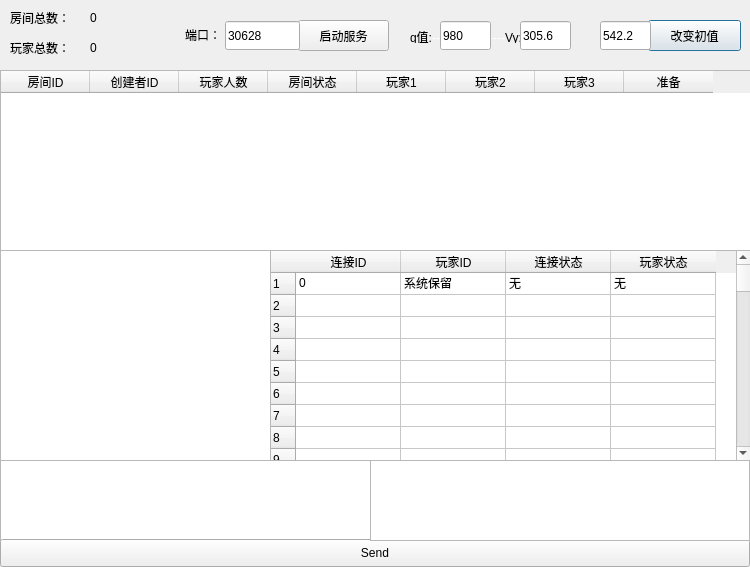
<?xml version="1.0" encoding="UTF-8"?>
<ui version="4.0">
 <class>Server</class>
 <widget class="QDialog" name="Server">
  <property name="geometry">
   <rect>
    <x>0</x>
    <y>0</y>
    <width>750</width>
    <height>567</height>
   </rect>
  </property>
  <property name="windowTitle">
   <string>Server</string>
  </property>
  <widget class="QTextBrowser" name="txtLog">
   <property name="geometry">
    <rect>
     <x>0</x>
     <y>250</y>
     <width>271</width>
     <height>211</height>
    </rect>
   </property>
  </widget>
  <widget class="QTableWidget" name="tableRoom">
   <property name="geometry">
    <rect>
     <x>0</x>
     <y>70</y>
     <width>751</width>
     <height>181</height>
    </rect>
   </property>
   <property name="editTriggers">
    <set>QAbstractItemView::NoEditTriggers</set>
   </property>
   <property name="rowCount">
    <number>0</number>
   </property>
   <property name="columnCount">
    <number>8</number>
   </property>
   <attribute name="horizontalHeaderMinimumSectionSize">
    <number>29</number>
   </attribute>
   <attribute name="horizontalHeaderDefaultSectionSize">
    <number>89</number>
   </attribute>
   <attribute name="verticalHeaderMinimumSectionSize">
    <number>20</number>
   </attribute>
   <attribute name="verticalHeaderDefaultSectionSize">
    <number>28</number>
   </attribute>
   <column>
    <property name="text">
     <string>房间ID</string>
    </property>
   </column>
   <column>
    <property name="text">
     <string>创建者ID</string>
    </property>
   </column>
   <column>
    <property name="text">
     <string>玩家人数</string>
    </property>
   </column>
   <column>
    <property name="text">
     <string>房间状态</string>
    </property>
   </column>
   <column>
    <property name="text">
     <string>玩家1</string>
    </property>
   </column>
   <column>
    <property name="text">
     <string>玩家2</string>
    </property>
   </column>
   <column>
    <property name="text">
     <string>玩家3</string>
    </property>
   </column>
   <column>
    <property name="text">
     <string>准备</string>
    </property>
   </column>
  </widget>
  <widget class="QLabel" name="label">
   <property name="geometry">
    <rect>
     <x>10</x>
     <y>10</y>
     <width>72</width>
     <height>15</height>
    </rect>
   </property>
   <property name="text">
    <string>房间总数：</string>
   </property>
  </widget>
  <widget class="QLabel" name="label_2">
   <property name="geometry">
    <rect>
     <x>10</x>
     <y>40</y>
     <width>72</width>
     <height>15</height>
    </rect>
   </property>
   <property name="text">
    <string>玩家总数：</string>
   </property>
  </widget>
  <widget class="QLabel" name="label_3">
   <property name="geometry">
    <rect>
     <x>90</x>
     <y>10</y>
     <width>72</width>
     <height>15</height>
    </rect>
   </property>
   <property name="text">
    <string>0</string>
   </property>
  </widget>
  <widget class="QLabel" name="label_4">
   <property name="geometry">
    <rect>
     <x>90</x>
     <y>40</y>
     <width>72</width>
     <height>15</height>
    </rect>
   </property>
   <property name="text">
    <string>0</string>
   </property>
  </widget>
  <widget class="QLineEdit" name="lineEdit">
   <property name="geometry">
    <rect>
     <x>440</x>
     <y>21</y>
     <width>51</width>
     <height>29</height>
    </rect>
   </property>
   <property name="text">
    <string>980</string>
   </property>
  </widget>
  <widget class="QPushButton" name="btnChangA">
   <property name="geometry">
    <rect>
     <x>648</x>
     <y>20</y>
     <width>93</width>
     <height>31</height>
    </rect>
   </property>
   <property name="text">
    <string>改变初值</string>
   </property>
  </widget>
  <widget class="QLabel" name="label_5">
   <property name="geometry">
    <rect>
     <x>410</x>
     <y>28</y>
     <width>241</width>
     <height>15</height>
    </rect>
   </property>
   <property name="text">
    <string>&lt;html&gt;&lt;head/&gt;&lt;body&gt;&lt;p&gt;g值:&lt;span style=&quot; color:#ffffff;&quot;&gt;-------&lt;/span&gt;Vx:&lt;span style=&quot; color:#ffffff;&quot;&gt;-------&lt;/span&gt;Vy:&lt;/p&gt;&lt;/body&gt;&lt;/html&gt;</string>
   </property>
  </widget>
  <widget class="QPushButton" name="btnListen">
   <property name="geometry">
    <rect>
     <x>298</x>
     <y>20</y>
     <width>91</width>
     <height>31</height>
    </rect>
   </property>
   <property name="text">
    <string>启动服务</string>
   </property>
  </widget>
  <widget class="QLineEdit" name="txtPort">
   <property name="geometry">
    <rect>
     <x>225</x>
     <y>21</y>
     <width>75</width>
     <height>29</height>
    </rect>
   </property>
   <property name="text">
    <string>30628</string>
   </property>
  </widget>
  <widget class="QPlainTextEdit" name="txtToSend">
   <property name="geometry">
    <rect>
     <x>0</x>
     <y>460</y>
     <width>371</width>
     <height>81</height>
    </rect>
   </property>
  </widget>
  <widget class="QPushButton" name="btnSend">
   <property name="geometry">
    <rect>
     <x>0</x>
     <y>539</y>
     <width>750</width>
     <height>28</height>
    </rect>
   </property>
   <property name="text">
    <string>Send</string>
   </property>
  </widget>
  <widget class="QTextBrowser" name="txtGet">
   <property name="geometry">
    <rect>
     <x>370</x>
     <y>460</y>
     <width>380</width>
     <height>81</height>
    </rect>
   </property>
  </widget>
  <widget class="QTableWidget" name="tablePlayer">
   <property name="geometry">
    <rect>
     <x>270</x>
     <y>250</y>
     <width>481</width>
     <height>211</height>
    </rect>
   </property>
   <property name="editTriggers">
    <set>QAbstractItemView::NoEditTriggers</set>
   </property>
   <property name="textElideMode">
    <enum>Qt::ElideLeft</enum>
   </property>
   <property name="rowCount">
    <number>100</number>
   </property>
   <property name="columnCount">
    <number>4</number>
   </property>
   <attribute name="horizontalHeaderDefaultSectionSize">
    <number>105</number>
   </attribute>
   <attribute name="verticalHeaderMinimumSectionSize">
    <number>22</number>
   </attribute>
   <attribute name="verticalHeaderDefaultSectionSize">
    <number>22</number>
   </attribute>
   <row>
    <property name="text">
     <string>1</string>
    </property>
   </row>
   <row/>
   <row/>
   <row/>
   <row/>
   <row/>
   <row/>
   <row/>
   <row/>
   <row/>
   <row/>
   <row/>
   <row/>
   <row/>
   <row/>
   <row/>
   <row/>
   <row/>
   <row/>
   <row/>
   <row/>
   <row/>
   <row/>
   <row/>
   <row/>
   <row/>
   <row/>
   <row/>
   <row/>
   <row/>
   <row/>
   <row/>
   <row/>
   <row/>
   <row/>
   <row/>
   <row/>
   <row/>
   <row/>
   <row/>
   <row/>
   <row/>
   <row/>
   <row/>
   <row/>
   <row/>
   <row/>
   <row/>
   <row/>
   <row/>
   <row/>
   <row/>
   <row/>
   <row/>
   <row/>
   <row/>
   <row/>
   <row/>
   <row/>
   <row/>
   <row/>
   <row/>
   <row/>
   <row/>
   <row/>
   <row/>
   <row/>
   <row/>
   <row/>
   <row/>
   <row/>
   <row/>
   <row/>
   <row/>
   <row/>
   <row/>
   <row/>
   <row/>
   <row/>
   <row/>
   <row/>
   <row/>
   <row/>
   <row/>
   <row/>
   <row/>
   <row/>
   <row/>
   <row/>
   <row/>
   <row/>
   <row/>
   <row/>
   <row/>
   <row/>
   <row/>
   <row/>
   <row/>
   <row/>
   <row/>
   <column>
    <property name="text">
     <string>连接ID</string>
    </property>
   </column>
   <column>
    <property name="text">
     <string>玩家ID</string>
    </property>
   </column>
   <column>
    <property name="text">
     <string>连接状态</string>
    </property>
   </column>
   <column>
    <property name="text">
     <string>玩家状态</string>
    </property>
   </column>
   <item row="0" column="0">
    <property name="text">
     <string>0</string>
    </property>
   </item>
   <item row="0" column="1">
    <property name="text">
     <string>系统保留</string>
    </property>
   </item>
   <item row="0" column="2">
    <property name="text">
     <string>无</string>
    </property>
   </item>
   <item row="0" column="3">
    <property name="text">
     <string>无</string>
    </property>
   </item>
  </widget>
  <widget class="QLineEdit" name="lineEdit_2">
   <property name="geometry">
    <rect>
     <x>520</x>
     <y>21</y>
     <width>51</width>
     <height>29</height>
    </rect>
   </property>
   <property name="text">
    <string>305.6</string>
   </property>
  </widget>
  <widget class="QLineEdit" name="lineEdit_3">
   <property name="geometry">
    <rect>
     <x>600</x>
     <y>21</y>
     <width>51</width>
     <height>29</height>
    </rect>
   </property>
   <property name="text">
    <string>542.2</string>
   </property>
  </widget>
  <widget class="QLabel" name="label_6">
   <property name="geometry">
    <rect>
     <x>185</x>
     <y>25</y>
     <width>50</width>
     <height>20</height>
    </rect>
   </property>
   <property name="text">
    <string>端口：</string>
   </property>
  </widget>
  <zorder>label_6</zorder>
  <zorder>label_5</zorder>
  <zorder>btnChangA</zorder>
  <zorder>txtLog</zorder>
  <zorder>tableRoom</zorder>
  <zorder>label</zorder>
  <zorder>label_2</zorder>
  <zorder>label_3</zorder>
  <zorder>label_4</zorder>
  <zorder>lineEdit</zorder>
  <zorder>btnListen</zorder>
  <zorder>txtPort</zorder>
  <zorder>txtToSend</zorder>
  <zorder>btnSend</zorder>
  <zorder>txtGet</zorder>
  <zorder>tablePlayer</zorder>
  <zorder>lineEdit_2</zorder>
  <zorder>lineEdit_3</zorder>
 </widget>
 <layoutdefault spacing="6" margin="11"/>
 <resources/>
 <connections/>
</ui>
